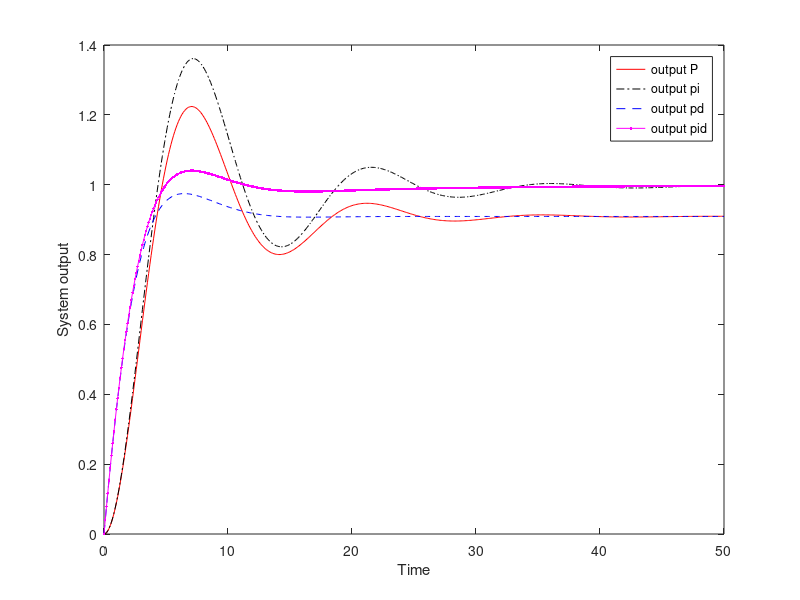

Source code (MATLAB):
clear all;
close all;
clc;
s=tf('s');
sys=5/((1+5*s)*(1+10*s));
%Propotional controller with kc=2
Gc_p=2;
%PI controller with kc=2 and Ti=20
Gc_pi=2*(1+1/(20*s));
%PD controller with kc=2, Ti=20 and Td=2
Gc_pd=2*(1+2*s);
%PID controller with kc=2, Ti=20 and Td=2
Gc_pid=2*(1+1/(20*s)+2*s);
%closed loop system with proportional controller
sys_cl_p=feedback(sys*Gc_p,1);
%closed loop system with PI controller
sys_cl_pi=feedback(sys*Gc_pi,1);
%closed loop system with PD controller
sys_cl_pd=feedback(sys*Gc_pd,1);
%closed loop system with PID controller
sys_cl_pid=feedback(sys*Gc_pid,1);
% System outputs
t=0:0.1:50;
y_p=step(sys_cl_p,t);
y_pi=step(sys_cl_pi,t);
y_pd=step(sys_cl_pd,t);
y_pid=step(sys_cl_pid,t);
%plot
plot(t,y_p,'r-',t,y_pi,'k-.',t,y_pd,'b--',t,y_pid,'m.-')
xlabel('Time')
ylabel('System output')
legend('output P','output pi','output pd','output pid')